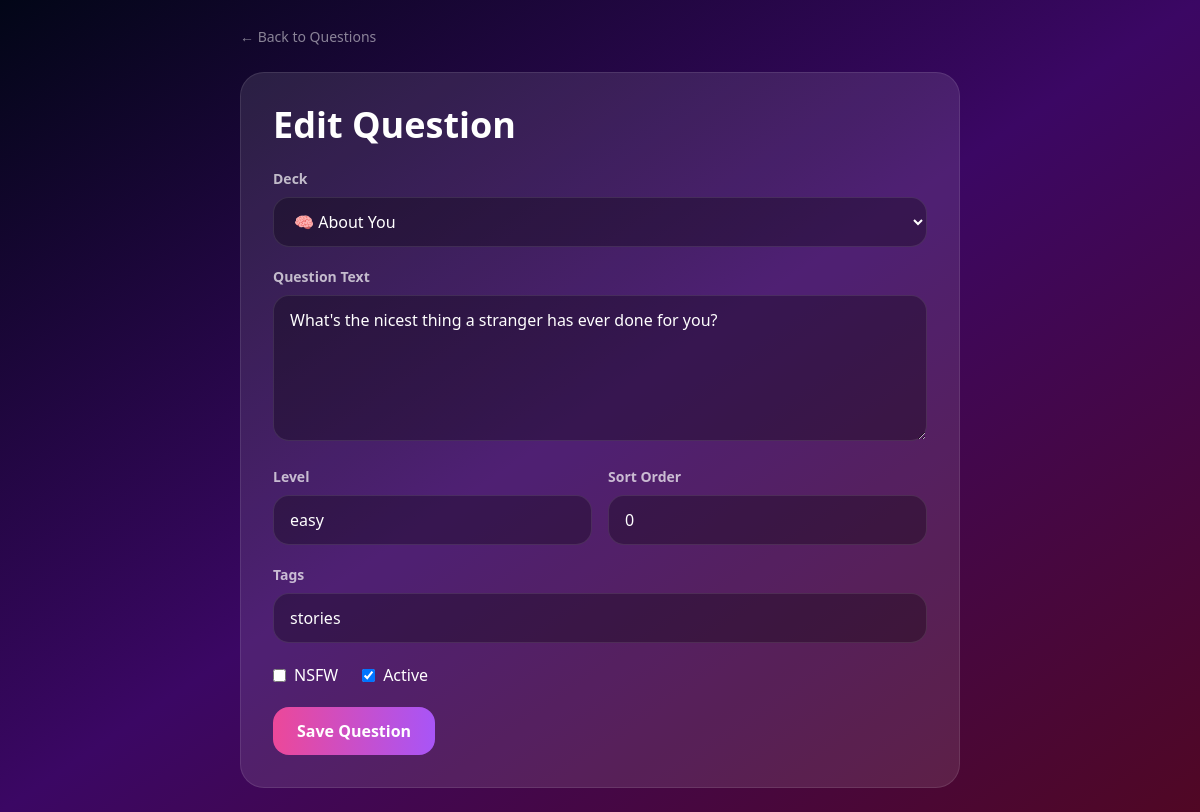
The app's page /admin/questions/257/edit (signed in) with its own data.
### app/models/question.py (models this page shows, shortened)
class Question(db.Model):
    __tablename__ = "questions"
    id = db.Column(db.Integer, primary_key=True)
    deck_id = db.Column(
        db.String(80),
        db.ForeignKey("decks.id"),
        nullable=False,
        index=True
    )
    text = db.Column(db.Text, nullable=False)
    level = db.Column(db.String(40), nullable=False, default="general")
    tags = db.Column(db.JSON, nullable=False, default=list)
    is_active = db.Column(db.Boolean, nullable=False, default=True, index=True)
    is_nsfw = db.Column(db.Boolean, nullable=False, default=False)
    sort_order = db.Column(db.Integer, nullable=False, default=0)
    created_at = db.Column(db.DateTime, nullable=False, default=datetime.utcnow)
    updated_at = db.Column(
        db.DateTime,
        nullable=False,
        default=datetime.utcnow,
        onupdate=datetime.utcnow
    )
    deck = db.relationship("Deck", back_populates="questions")

### app/models/deck.py (models this page shows, shortened)
class Deck(db.Model):
    __tablename__ = "decks"
    id = db.Column(db.String(80), primary_key=True)
    name = db.Column(db.String(120), nullable=False)
    emoji = db.Column(db.String(20), nullable=False)
    primary_color = db.Column(db.String(20), nullable=False, default="#EC4899")
    secondary_color = db.Column(db.String(20), nullable=True)
    description = db.Column(db.Text, nullable=True)
    is_nsfw = db.Column(db.Boolean, nullable=False, default=False)
    is_active = db.Column(db.Boolean, nullable=False, default=True)
    sort_order = db.Column(db.Integer, nullable=False, default=0)
    created_at = db.Column(db.DateTime, nullable=False, default=datetime.utcnow)
    updated_at = db.Column(
        db.DateTime,
        nullable=False,
        default=datetime.utcnow,
        onupdate=datetime.utcnow
    )
    questions = db.relationship(
        "Question",
        back_populates="deck",
        cascade="all, delete-orphan",
        lazy="selectin"
    )

### app/routes/admin_web.py (the view)
@admin_web_bp.get("/questions/<int:question_id>/edit")
@admin_required
def edit_question(question_id):
    question = Question.query.get_or_404(question_id)
    decks = Deck.query.order_by(Deck.sort_order, Deck.name).all()
    return render_template("admin/question_form.html", question=question, decks=decks)

### app/routes/admin_web.py (called while the page is built)
def admin_required(fn):
    @wraps(fn)
    @login_required
    def wrapper(*args, **kwargs):
        if not current_user.is_admin:
            abort(403)
        return fn(*args, **kwargs)
    return wrapper

### app/templates/admin/question_form.html (shortened to what this page needs)
{% extends "base.html" %}
{% block body %}
<div class="max-w-3xl mx-auto p-6">
  <a href="{{ url_for('admin_web.questions') }}" class="text-white/50 text-sm">← Back to Questions</a>
  <div class="rounded-3xl bg-white/10 border border-white/10 p-8 mt-6">
    <h1 class="text-4xl font-bold mb-6">
      {% if question %}Edit Question{% else %}New Question{% endif %}
    </h1>
    <form method="post" class="space-y-5">
      <div>
        <label class="block text-sm font-bold text-white/70 mb-2">Deck</label>
        <select name="deck_id" required
          class="w-full rounded-2xl bg-black/30 border border-white/10 px-4 py-3">
          {% for deck in decks %}
            <option value="{{ deck.id }}" {% if question and question.deck_id == deck.id %}selected{% endif %}>
              {{ deck.emoji }} {{ deck.name }}
            </option>
          {% endfor %}
        </select>
      </div>
      <div>
        <label class="block text-sm font-bold text-white/70 mb-2">Question Text</label>
        <textarea name="text" rows="5" required
          class="w-full rounded-2xl bg-black/30 border border-white/10 px-4 py-3">{{ question.text if question else '' }}</textarea>
      </div>
      <div class="grid grid-cols-1 md:grid-cols-2 gap-4">
        <div>
          <label class="block text-sm font-bold text-white/70 mb-2">Level</label>
          <input name="level" value="{{ question.level if question else 'general' }}"
            class="w-full rounded-2xl bg-black/30 border border-white/10 px-4 py-3">
        </div>
        <div>
          <label class="block text-sm font-bold text-white/70 mb-2">Sort Order</label>
          <input name="sort_order" type="number" value="{{ question.sort_order if question else 0 }}"
            class="w-full rounded-2xl bg-black/30 border border-white/10 px-4 py-3">
        </div>
      </div>
      <div>
        <label class="block text-sm font-bold text-white/70 mb-2">Tags</label>
        <input name="tags" value="{{ question.tags | join(', ') if question and question.tags else '' }}"
          placeholder="deep, future, trust"
          class="w-full rounded-2xl bg-black/30 border border-white/10 px-4 py-3">
      </div>
      <div class="flex gap-6">
        <label class="flex items-center gap-2">
          <input type="checkbox" name="is_nsfw" {% if question and question.is_nsfw %}checked{% endif %}>
          NSFW
        </label>
        {% if question %}
        <label class="flex items-center gap-2">
          <input type="checkbox" name="is_active" {% if question.is_active %}checked{% endif %}>
          Active
        </label>
        {% endif %}
      </div>
      <button class="rounded-2xl bg-gradient-to-r from-pink-500 to-purple-500 px-6 py-3 font-bold">
        Save Question
      </button>
    </form>
  </div>
</div>
{% endblock %}

### records on screen
Question: deck_id "🧠 About You", text "What's the nicest thing a stranger has ever done for you?", level "easy", sort_order "0", tags "stories", is_active "☑"
